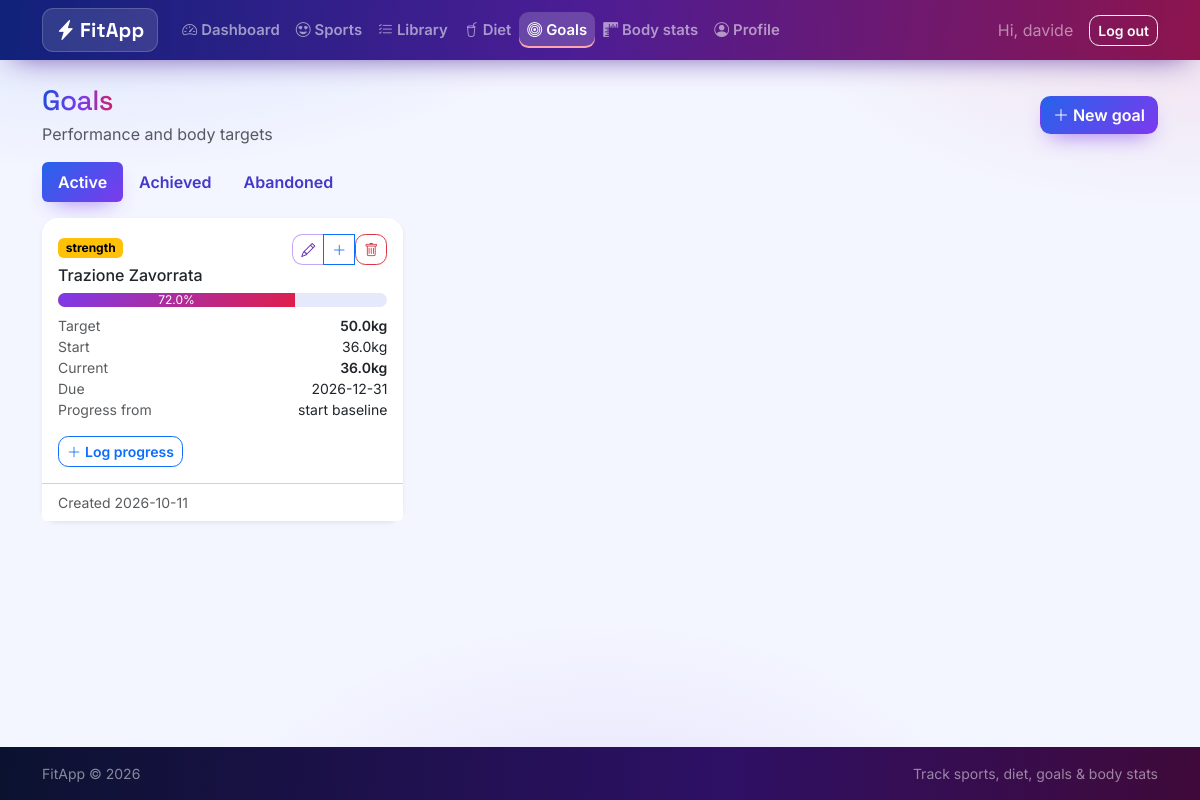
Screenshot of /goals/ (signed in) with the database file from the repository.
### tables this page shows
CREATE TABLE "users" (
    id            INTEGER PRIMARY KEY AUTOINCREMENT,
    username      TEXT UNIQUE NOT NULL,
    email         TEXT UNIQUE NOT NULL,
    password_hash TEXT NOT NULL,
    height_cm     REAL,
    birth_date    TEXT,
    sex           TEXT,
    role          TEXT NOT NULL DEFAULT 'user' CHECK (role IN ('user', 'admin')),
    created_at    TEXT NOT NULL DEFAULT (datetime('now'))
);

CREATE TABLE "goals" (
    id           INTEGER PRIMARY KEY AUTOINCREMENT,
    user_id      INTEGER NOT NULL REFERENCES users (id) ON DELETE CASCADE,
    goal_type    TEXT NOT NULL CHECK (goal_type IN ('body', 'skill', 'strength')),
    category     TEXT NOT NULL,
    target_value TEXT NOT NULL,
    unit         TEXT NOT NULL CHECK (unit IN ('kg', '%', 'seconds', 'reps')),
    start_value  TEXT,
    target_date  TEXT,
    status       TEXT NOT NULL DEFAULT 'active'
                 CHECK (status IN ('active', 'achieved', 'abandoned')),
    notes        TEXT,
    created_at   TEXT NOT NULL DEFAULT (datetime('now'))
);

### fitapp/routes/goals.py (the view)
@bp.route("/")
@login_required
def index():
    db = get_db()
    status = request.args.get("status", "active")
    if status not in STATUSES:
        status = "active"
    standard = db.execute(
        """SELECT * FROM goals WHERE user_id = ? AND status = ?
           ORDER BY (target_date IS NULL), target_date, id DESC""",
        (g.user["id"], status),
    ).fetchall()
    cardio = db.execute(
        """SELECT * FROM cardio_goals WHERE user_id = ? AND status = ?
           ORDER BY (target_date IS NULL), target_date, id DESC""",
        (g.user["id"], status),
    ).fetchall()
    goals = [_standard_as_goal(r) for r in standard] + [_cardio_as_goal(r) for r in cardio]
    goals.sort(
        key=lambda g: (g["target_date"] is None, g["target_date"] or "", -(g["id"])),
    )
    return render_template(
        "goals/list.html",
        goals=_with_progress(db, goals),
        statuses=STATUSES,
        active_status=status,
        suggestions=CATEGORY_SUGGESTIONS,
    )

### fitapp/templates/goals/list.html (shortened to what this page needs)
{% extends "base.html" %}
{% block content %}
<div class="d-flex justify-content-between align-items-center mb-3">
  <div>
    <h1 class="h3 mb-1">Goals</h1>
    <p class="text-muted mb-0">Performance and body targets</p>
  </div>
  <a class="btn btn-success" href="{{ url_for('goals.new') }}"><i class="bi bi-plus-lg me-1"></i>New goal</a>
</div>
<ul class="nav nav-pills mb-3">
  {% for status in statuses %}
  <li class="nav-item">
    <a class="nav-link {% if status == active_status %}active{% endif %}"
       href="{{ url_for('goals.index', status=status) }}">{{ status.capitalize() }}</a>
  </li>
  {% endfor %}
</ul>
<div class="row g-3">
  {% for item in goals %}
  {% set goal = item['goal'] %}
  <div class="col-md-6 col-xl-4">
    <div class="card shadow-sm border-0 h-100">
      <div class="card-body">
        <div class="d-flex justify-content-between align-items-start mb-2">
          <div>
            <span class="badge {{ {'body': 'text-bg-info', 'skill': 'text-bg-primary', 'strength': 'text-bg-warning', 'cardio': 'text-bg-success'}.get(goal['goal_type'], 'text-bg-secondary') }}">
              {{ goal['goal_type'] }}
            </span>
            <h2 class="h6 mt-2 mb-0">{{ goal['category'] }}</h2>
          </div>
          <div class="btn-group">
            <a class="btn btn-sm btn-outline-success"
               href="{{ url_for('goals.edit_cardio', goal_id=goal['id']) if goal['is_cardio'] else url_for('goals.edit', goal_id=goal['id']) }}">
              <i class="bi bi-pencil"></i>
            </a>
            <a class="btn btn-sm btn-outline-primary"
               href="{{ url_for('goals.log_cardio', goal_id=goal['id']) if goal['is_cardio'] else url_for('goals.log', goal_id=goal['id']) }}"
               title="Log progress">
              <i class="bi bi-plus-lg"></i>
            </a>
            <form class="d-inline"
                  action="{{ url_for('goals.delete_cardio', goal_id=goal['id']) if goal['is_cardio'] else url_for('goals.delete', goal_id=goal['id']) }}"
                  method="post"
                  onsubmit="return confirm('Delete this goal?');">
              <button class="btn btn-sm btn-outline-danger" type="submit"><i class="bi bi-trash"></i></button>
            </form>
          </div>
        </div>
        <div class="mb-2">
          <div class="progress" style="height: 14px;">
            <div class="progress-bar {{ 'bg-success' if (item['percent'] or 0) >= 100 else 'bg-warning' }}"
                 role="progressbar" style="width: {{ [item['percent'] or 0, 100]|min }}%"
                 aria-valuenow="{{ item['percent'] or 0 }}" aria-valuemin="0" aria-valuemax="100">
              {{ item['percent'] if item['percent'] is not none else '' }}%
            </div>
          </div>
        </div>
        <ul class="list-unstyled small mb-0">
          <li class="d-flex justify-content-between">
            <span class="text-muted">Target</span>
            <span class="fw-semibold">{{ goal['target_value'] }}{{ goal['unit'] }}</span>
          </li>
          {% if goal['is_cardio'] %}
          {% if goal['time_s'] is not none %}
          <li class="d-flex justify-content-between">
            <span class="text-muted">Time</span>
            <span>{{ goal['time_s']|duration }}</span>
          </li>
          {% endif %}
          {% if goal['pace_km_per_min'] is not none %}
          <li class="d-flex justify-content-between">
            <span class="text-muted">Pace</span><span>{{ goal['pace_km_per_min'] }} km/min</span>
          </li>
          {% endif %}
          {% if goal['rounds'] is not none %}
          <li class="d-flex justify-content-between">
            <span class="text-muted">Rounds</span><span>{{ goal['rounds'] }}</span>
          </li>
          {% endif %}
          {% if goal['rest_s'] is not none %}
          <li class="d-flex justify-content-between">
            <span class="text-muted">Rest</span><span>{{ goal['rest_s'] }}s</span>
          </li>
          {% endif %}
          {% else %}
          {% if goal['start_value'] is not none and goal['start_value'] != '' %}
          <li class="d-flex justify-content-between">
            <span class="text-muted">Start</span><span>{{ goal['start_value'] }}{{ goal['unit'] }}</span>
          </li>
          {% endif %}
          {% endif %}
          <li class="d-flex justify-content-between">
            <span class="text-muted">Current</span>
            {% if item['current'] is not none %}
            <span class="fw-semibold">{{ item['current'] }}{{ goal['unit'] }}</span>
            {% elif goal['is_cardio'] %}
            <span class="text-muted fst-italic small">no data &mdash; log distance to track progress</span>
            {% else %}
            <span class="text-muted fst-italic small">no data &mdash; log the exercise to track progress</span>
            {% endif %}
          </li>
          {% if goal['target_date'] %}
          <li class="d-flex justify-content-between">
            <span class="text-muted">Due</span><span>{{ goal['target_date'] }}</span>
          </li>
          {% endif %}
          {% if item['source'] %}
          <li class="d-flex justify-content-between">
            <span class="text-muted">Progress from</span><span>{{ item['source'] }}</span>
          </li>
          {% endif %}
        </ul>
        <div class="mt-3">
          <a class="btn btn-sm btn-outline-primary"
             href="{{ url_for('goals.log_cardio', goal_id=goal['id']) if goal['is_cardio'] else url_for('goals.log', goal_id=goal['id']) }}">
            <i class="bi bi-plus-lg me-1"></i>Log progress
          </a>
        </div>
      </div>
      <div class="card-footer bg-white small text-muted">
        Created {{ goal['created_at'][:10] }}
      </div>
    </div>
  </div>
  {% endfor %}
</div>
{% endblock %}

### fitapp/templates/base.html (shortened to what this page needs)
<!doctype html>
<html lang="en" data-bs-theme="light">
<head>
  <link href="https://cdn.jsdelivr.net/npm/bootstrap@5.3.3/dist/css/bootstrap.min.css" rel="stylesheet">
  <link href="https://cdn.jsdelivr.net/npm/bootstrap-icons@1.11.3/font/bootstrap-icons.min.css" rel="stylesheet">
  <link href="{{ url_for('static', filename='css/style.css') }}" rel="stylesheet">
</head>
<body class="d-flex flex-column min-vh-100">
<nav class="navbar navbar-expand-lg navbar-dark navbar-fitapp sticky-top">
  <div class="container">
    <a class="navbar-brand fw-bold" href="{{ url_for('dashboard.index') }}">
      <i class="bi bi-lightning-charge-fill me-1"></i>FitApp
    </a>
    <div class="collapse navbar-collapse" id="mainNav">
      {% if g.user %}
      <ul class="navbar-nav me-auto">
        {% if g.user['role'] == 'admin' %}
        <li class="nav-item"><a class="nav-link {% if request.endpoint and request.endpoint.startswith('profile.') %}active{% endif %}"
           href="{{ url_for('profile.index') }}"><i class="bi bi-person-circle me-1"></i>Profile</a></li>
        <li class="nav-item"><a class="nav-link {% if request.endpoint and request.endpoint.startswith('admin.') %}active{% endif %}"
           href="{{ url_for('admin.index') }}"><i class="bi bi-shield-lock me-1"></i>Admin</a></li>
        {% else %}
        <li class="nav-item"><a class="nav-link {% if request.endpoint == 'dashboard.index' %}active{% endif %}"
           href="{{ url_for('dashboard.index') }}"><i class="bi bi-speedometer2 me-1"></i>Dashboard</a></li>
        <li class="nav-item"><a class="nav-link {% if request.endpoint and request.endpoint.startswith('sports.') %}active{% endif %}"
           href="{{ url_for('sports.index') }}"><i class="bi bi-emoji-heart-eyes me-1"></i>Sports</a></li>
        <li class="nav-item"><a class="nav-link {% if request.endpoint and request.endpoint.startswith('library.') %}active{% endif %}"
           href="{{ url_for('library.index') }}"><i class="bi bi-list-check me-1"></i>Library</a></li>
        <li class="nav-item"><a class="nav-link {% if request.endpoint and request.endpoint.startswith('diets.') %}active{% endif %}"
           href="{{ url_for('diets.index') }}"><i class="bi bi-cup-straw me-1"></i>Diet</a></li>
        <li class="nav-item"><a class="nav-link {% if request.endpoint and request.endpoint.startswith('goals.') %}active{% endif %}"
           href="{{ url_for('goals.index') }}"><i class="bi bi-bullseye me-1"></i>Goals</a></li>
        <li class="nav-item"><a class="nav-link {% if request.endpoint and request.endpoint.startswith('stats.') %}active{% endif %}"
           href="{{ url_for('stats.index') }}"><i class="bi bi-rulers me-1"></i>Body stats</a></li>
        <li class="nav-item"><a class="nav-link {% if request.endpoint and request.endpoint.startswith('profile.') %}active{% endif %}"
           href="{{ url_for('profile.index') }}"><i class="bi bi-person-circle me-1"></i>Profile</a></li>
        {% endif %}
      </ul>
      <div class="d-flex align-items-center">
        <span class="navbar-text me-3 text-white-50">Hi, {{ g.user['username'] }}</span>
        <form action="{{ url_for('auth.logout') }}" method="post" class="m-0">
          <button class="btn btn-outline-light btn-sm" type="submit">Log out</button>
        </form>
      </div>
      {% endif %}
    </div>
  </div>
</nav>
<main class="container py-4 flex-grow-1">
  {% block content %}{% endblock %}
</main>
<footer class="bg-dark text-white-50 py-3 mt-auto">
  <div class="container small d-flex justify-content-between">
    <span>FitApp &copy; {{ now_year if now_year else '2026' }}</span>
    <span>Track sports, diet, goals &amp; body stats</span>
  </div>
</footer>
</body>
</html>

### rows the page displays
users: user.username "davide"
goals: goal_type "strength", category "Trazione Zavorrata", target_value "50.0", unit "kg", start_value "36.0", unit "kg", unit "kg", target_date "2026-12-31", created_at "2026-10-11"

### other values shown
{{ status.capitalize() }} "Active" "Achieved" "Abandoned"
{{ item['percent'] if item['percent'] is not none else '' }} "72.0"
{{ item['current'] }} "36.0"
{{ item['source'] }} "start baseline"
